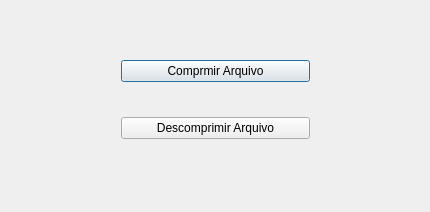
<?xml version="1.0" encoding="UTF-8"?>
<ui version="4.0">
 <class>Select</class>
 <widget class="QDialog" name="Select">
  <property name="geometry">
   <rect>
    <x>0</x>
    <y>0</y>
    <width>430</width>
    <height>212</height>
   </rect>
  </property>
  <property name="windowTitle">
   <string>Huffman Coding</string>
  </property>
  <property name="windowIcon">
   <iconset>
    <normaloff>:/images/icon.png</normaloff>:/images/icon.png</iconset>
  </property>
  <widget class="QWidget" name="layoutWidget">
   <property name="geometry">
    <rect>
     <x>110</x>
     <y>20</y>
     <width>211</width>
     <height>161</height>
    </rect>
   </property>
   <layout class="QVBoxLayout" name="verticalLayout">
    <item>
     <widget class="QPushButton" name="compressButton">
      <property name="text">
       <string>Comprmir Arquivo</string>
      </property>
     </widget>
    </item>
    <item>
     <widget class="QPushButton" name="decompressButton">
      <property name="text">
       <string>Descomprimir Arquivo</string>
      </property>
     </widget>
    </item>
   </layout>
  </widget>
 </widget>
 <layoutdefault spacing="6" margin="11"/>
 <tabstops>
  <tabstop>compressButton</tabstop>
  <tabstop>decompressButton</tabstop>
 </tabstops>
 <resources/>
 <connections/>
</ui>
